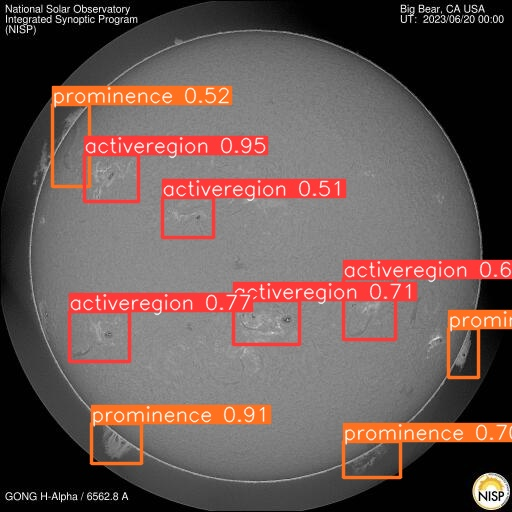
#> input picture 1.jpeg, 512 x 512 px
$ python -i convert_gif_HE_mp4.py   (imports and definitions only)
#> lines starting #> are read from the running program, lines starting #| are printed output that depends on the picture
#> further down, picture is the input picture: shape (512, 512, 3); mean B, G, R 82.6, 86.5, 105.7
import sys
import cv2
from moviepy.editor import *

def equalize_histogram(image):
    img_yuv = cv2.cvtColor(image, cv2.COLOR_BGR2YUV)
#> img_yuv: shape (512, 512, 3); mean of channels 0, 1, 2 91.8, 123.5, 140.2
    img_yuv[:,:,0] = cv2.equalizeHist(img_yuv[:,:,0])
#> img_yuv: shape (512, 512, 3); mean of channels 0, 1, 2 130.8, 123.5, 140.2
    equalized_image = cv2.cvtColor(img_yuv, cv2.COLOR_YUV2BGR)
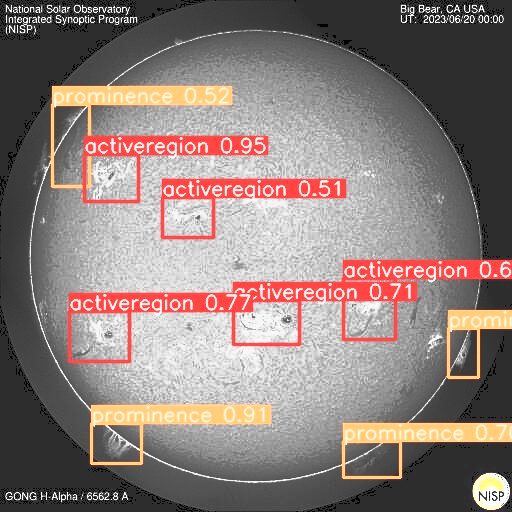
#> equalized_image: shape (512, 512, 3); mean B, G, R 121.6, 125.5, 139.8
    return equalized_image

def convert_gif_histogram_equalization(gif_path, output_path):
    clip = VideoFileClip(gif_path)
    equalized_clip = clip.fl_image(equalize_histogram)
    equalized_clip.write_videofile(output_path, codec="libx264")

# Usage
# [8 lines not run here, left out]

>>> import cv2
>>> picture = cv2.imread('1.jpeg')
>>> result = equalize_histogram(picture)
